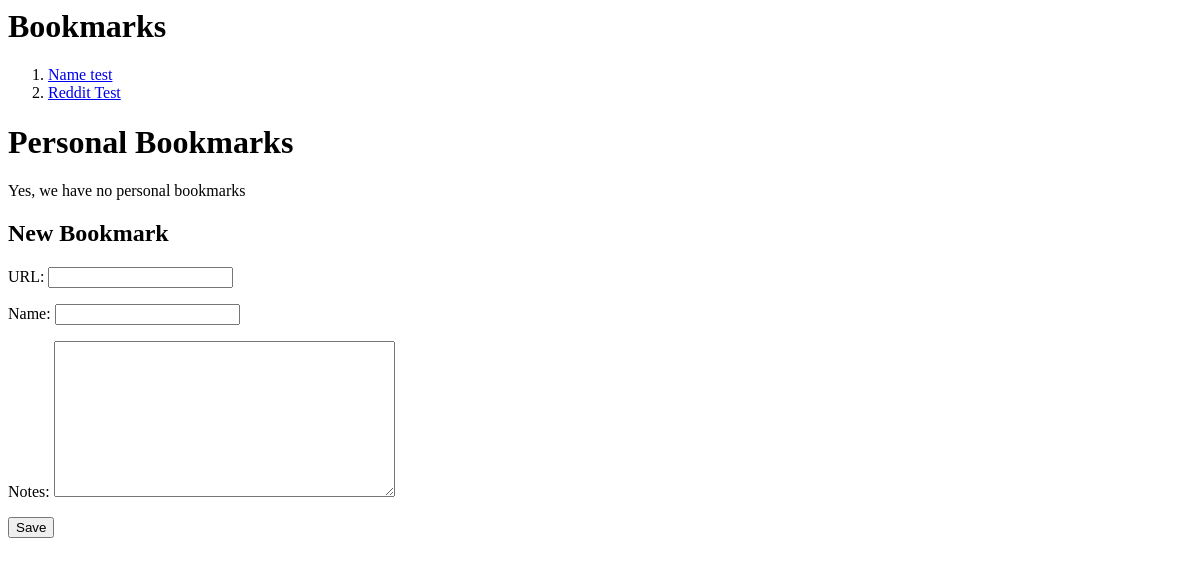
/bookmarks/, run on an earlier commit of the app's database.
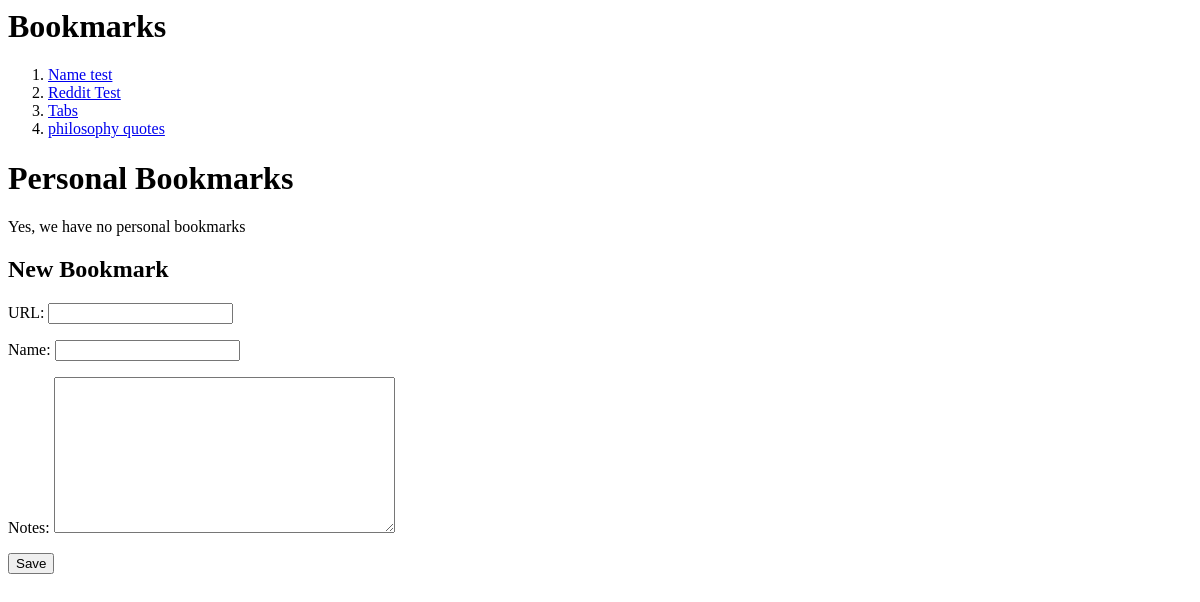
And on a later commit of the database.
### bookmark/models.py (models this page shows)
class Bookmark(models.Model):
    id = models.UUIDField(primary_key=True, default=uuid4, editable=False)
    url = models.URLField('URL', unique=True)
    name = models.CharField(max_length=200)
    notes = models.TextField(blank=True)
    created_at = models.DateTimeField(auto_now_add=True)
    last_modified = models.DateTimeField(auto_now_add=True)

### bookmark/views.py (the view)
# urls.py: path('', views.index, name='index'),
def index(request):
    if request.method == 'POST':
        form = BookmarkForm(request.POST)
        if form.is_valid():
            form.save()
        else:
            raise Http404('Bookmark does not exist')
    context = {}
    pbid = PersonalBookmark.objects.values_list('id')
    context['bookmarks'] = Bookmark.objects.exclude(id__in=pbid)
    if request.user.is_anonymous:
        context['personal_bookmarks'] = PersonalBookmark.objects.none()
    else:
        context['personal_bookmarks'] = PersonalBookmark.objects.filter(
            user=request.user)  # noqa E501
    context['form'] = BookmarkForm
    return render(request, 'bookmark/index.html', context)

### bookmark/templates/bookmark/index.html (shortened to what this page needs)
<h1>Bookmarks</h1>
{% if bookmarks %}
<ol>
    {% for bookmark in bookmarks %}
    <li>
        <a href="{{ bookmark.url }}">{{ bookmark.name }}</a>
    </li>
    {% endfor %}
</ol>
{% else %} Yes, we have no bookmarks {% endif %}
<h1>Personal Bookmarks</h1>
{% if personal_bookmarks %}
<ol>
    {% for bookmark in personal_bookmarks %}
    <li>
        <a href="{{ bookmark.url }}">{{ bookmark.name }}</a>
    </li>
    {% endfor %}
</ol>
{% else %} Yes, we have no personal bookmarks {% endif %}
<h2>New Bookmark</h2>
<form method='POST' class='bookmark-form'>
    {{ form.as_p }}
    <button type="submit" class="save btn btn-default">Save</button>
</form>

What changed in the data, as far as the page shows it:
added Bookmark: name "Tabs"
added Bookmark: name "philosophy quotes"
